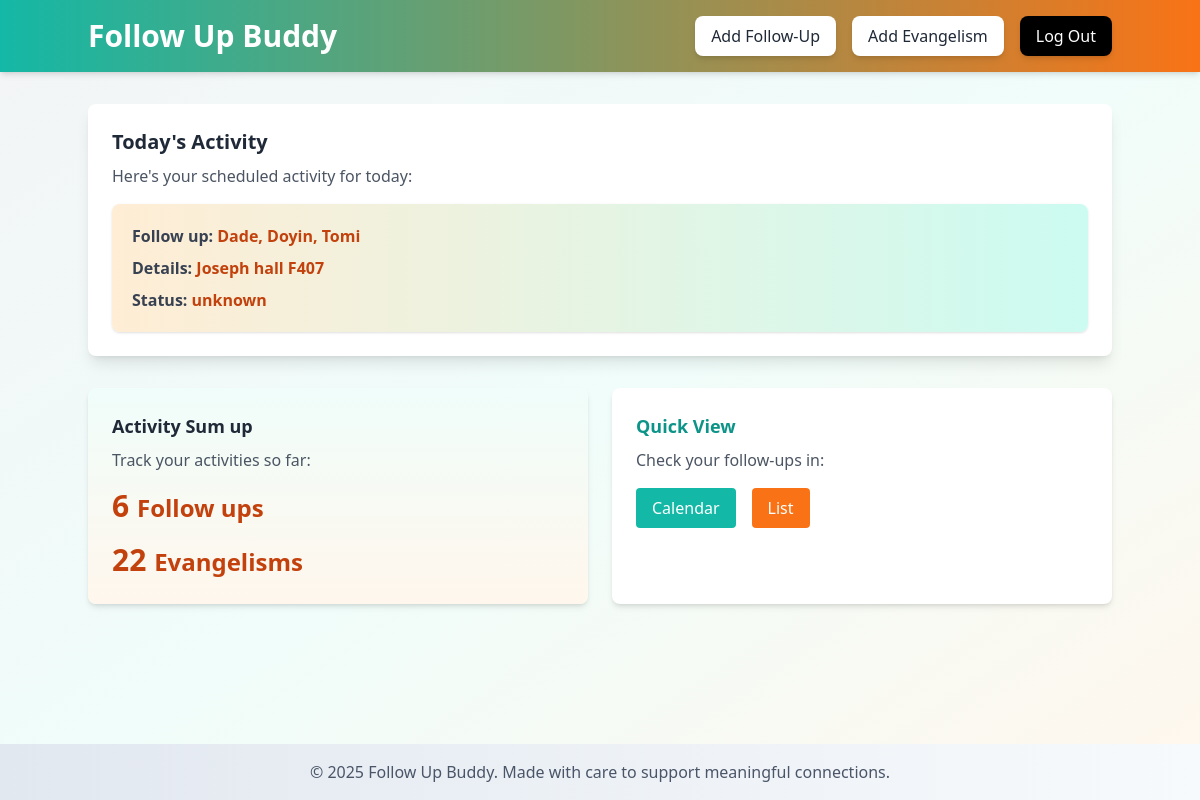
The app's page / (signed in) with its own data.
### tracker/models.py (models this page shows, shortened)
class Evangelism(models.Model):
    FAITH_STATUS = {
        "strong_faith": "Strong Faith",
        "less_faith": "Less Faith",
        "unbeliever": "Unbeliever",
        "unknown": "Unknown",
    }
    evangelist = models.ForeignKey(User, on_delete=models.CASCADE)
    person_name = models.CharField(max_length=200)
    course = models.CharField(max_length=200, null=True, blank=True)
    location = models.CharField(max_length=255, null=True)
    date = models.DateField()
    description = models.TextField(blank=True)
    faith = models.CharField(max_length=20, choices=FAITH_STATUS)
    relevance = models.IntegerField(blank=True)
    completed = models.BooleanField(default=False)

### tracker/views.py (the view)
# urls.py: path("", views.HomeView.as_view(), name="home"),
class HomeView(LoginRequiredMixin, TemplateView):
    template_name = "tracker/home.html"
    def get_context_data(self, **kwargs):
        context = super().get_context_data(**kwargs)
        user = self.request.user
        if self.request.user.is_authenticated:
            context["followup"] = recommend_activity(evangelist=user)
        else:
            context["followup"] = recommend_activity()
        context["total_evangelism"] = Evangelism.objects.filter(evangelist=user).count()
        context["total_followup"] = FollowUp.objects.filter(evangelism__evangelist=user).count()
        return context

### tracker/utils.py (called while the page is built)
def recommend_activity(evangelist = None):
    evangelisms = Evangelism.objects.filter(
                    evangelist=evangelist,
                    completed=False
                ).order_by("date")#.select_related("followup_set")
    if evangelisms.count() >= 7:
        for evangelism in evangelisms:
            if evangelism.followups.exists():
                last_followup = evangelism.followup_set.order_by("-date").first()
                if (timezone.now().date() - last_followup.date).days >= 7:
                    return last_followup
            else:
                if (timezone.now().date() - evangelism.date).days >= 7:
                    return evangelism
    return None

### tracker/templates/tracker/home.html (shortened to what this page needs)
{% extends 'tracker/base.html' %}
{% block body %}
        <main class="flex-grow container mx-auto py-8">
            {% if followup %}
                <div class="bg-white p-6 rounded-lg shadow-lg">
                    <h2 class="text-xl font-bold text-black-600">Today's Activity</h2>
                    <p class="mt-2 text-gray-600">Here's your scheduled activity for today:</p>
                    <div class="mt-4 bg-gradient-to-r from-orange-100 to-teal-100 p-5 rounded-lg shadow">
                        <h3 class="font-bold text-gray-700">Follow up: <span class="text-orange-700">{{ followup.person_name }}</span></h3>
                        <p class="font-bold text-gray-700 mt-2">Details: <span class="text-orange-700">{{ followup.location }}</span></p>
                        <p class="font-bold text-gray-700 mt-2">Status: <span class="text-orange-700">{{ followup.faith }}</span></p>
                    </div>
                </div>
            {% endif %}
            <div class="mt-8 grid grid-cols-1 md:grid-cols-2 gap-6">
                <div class="bg-gradient-to-b from-teal-50 to-orange-50 p-6 rounded-lg shadow-md">
                    <h3 class="text-lg font-bold text-black-600">Activity Sum up</h3>
                    <p class="mt-2 text-gray-600">Track your activities so far:</p>
                    <div class="mt-4 text-orange-700 font-bold text-3xl">{{ total_followup }} <small>{% if total_followup != 1 %}Follow ups {% else %}Follow up {% endif %}</small></div>
                    <div class="mt-4 text-orange-700 font-bold text-3xl">{{ total_evangelism }} <small>{% if total_evangelism != 1 %}Evangelisms {% else %}Evangelism {% endif %}</small></div>
                </div>
                <div class="bg-white p-6 rounded-lg shadow-md">
                    <h3 class="text-lg font-bold text-teal-600">Quick View</h3>
                    <p class="mt-2 text-gray-600">Check your follow-ups in:</p>
                    <div class="mt-4 flex space-x-4">
                        <a href="{% url 'activity_calendar' %}"><button class="px-4 py-2 bg-teal-500 text-white rounded hover:bg-teal-600">Calendar</button></a>
                        <a href="{% url 'evangelism-listing' %}"><button class="px-4 py-2 bg-orange-500 text-white rounded hover:bg-orange-600">List</button></a>
                    </div>
                </div>
            </div>
        </main>
{% endblock body %}

### tracker/templates/tracker/base.html (style rules this page uses)
html, body { height: 100%; margin: 0; display: flex; flex-direction: column; }

### records on screen
Evangelism: person_name "Dade, Doyin, Tomi", location "Joseph hall F407", faith "unknown"

### other values on screen
{{ total_followup }} "6"
{{ total_evangelism }} "22"
